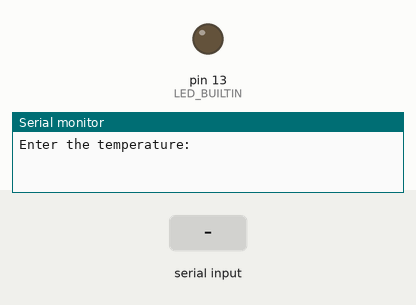
Simulated run of this sketch. Board: Arduino Uno, built with avr-gcc and run on an emulated ATmega328P. On the bench: output pins drawn as LEDs (lit = HIGH), the last lines printed to the serial monitor. Dashed ring = blinking. The test bench sets the inputs (shaded band).

Above: at 1.2 s.
1.3 s: "90,45\n" received over Serial
At 1.7 s:
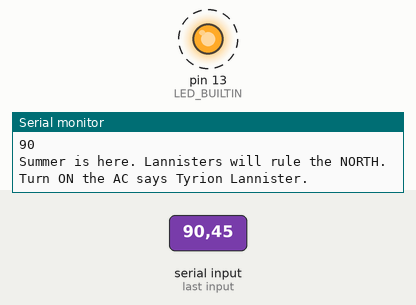
Timing chart, 0 to 10.3 s (numbered marks = the images above; inputs shaded):
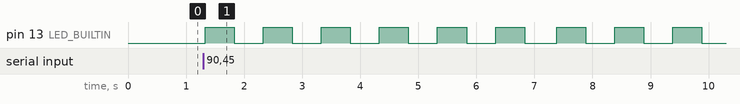

Measured:
- after the input at 1.3 s, pin 13 (LED_BUILTIN): alternates HIGH for 0.50 s and LOW for 0.50 s, starting at once

The sketch:

Blink.ino
```cpp
/**
 * Global Variables declared here
 */
static unsigned int _ITERATION = 0;

// the setup function runs once when you press reset or power the board
void setup() {
  //BAUD RATE -> 9600
  Serial.begin(9600);
  // initialize digital pin LED_BUILTIN as an output.
  pinMode(LED_BUILTIN, OUTPUT);
}

// the loop function runs over and over again forever
void loop() {
  if(_ITERATION < 3){
    _HomeAutomation();
    _ITERATION++;
  }
}

void _HomeAutomation(){
  Serial.println("Enter the temperature: ");
  while(Serial.available() == 0) {}

  int _temparature = Serial.parseInt();
  Serial.println(_temparature);

  if(_temparature <= 26){
    Serial.println("Winter is here. Starks will rule the NORTH.\nTurn OFF the AC says Sansa Stark. ");
    _ManualBlinker(3);
  } else {
    Serial.println("Summer is here. Lannisters will rule the NORTH.\nTurn ON the AC says Tyrion Lannister.");
    _ManualBlinker(6);
  }
}

/**
 * it will manually blink the LED based on the userinput
 * @userInput -> the number of times the LED should blink
 */
void _ManualBlinker(int _userInput){
  for(int i = 0; i < _userInput; i++){
    digitalWrite(LED_BUILTIN, HIGH);  // turn the LED on (HIGH is the voltage level)
    delay(500);                       // wait for a second
    digitalWrite(LED_BUILTIN, LOW);   // turn the LED off by making the voltage LOW
    delay(500);
  }
}
```
